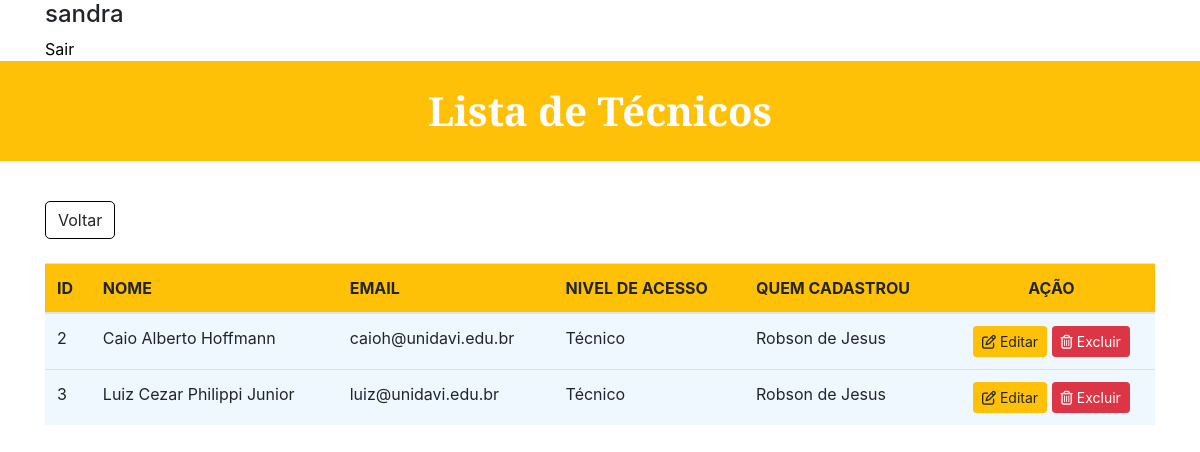
The app's page /Chamado/listar_tecnico.php (signed in) with its own data.
### tables this page shows
CREATE TABLE tb_tecnico (
  id_tec int(11) NOT NULL,
  nome_tec varchar(75) NOT NULL,
  email varchar(75) NOT NULL,
  nivel varchar(1) NOT NULL,
  quem_cadastrou varchar(50) NOT NULL
);

### Chamado/listar_tecnico.php (the view, shortened to what this page needs)
<!DOCTYPE html>
<html>
<head>
	<link rel="stylesheet" href="https://stackpath.bootstrapcdn.com/bootstrap/4.4.1/css/bootstrap.min.css">
</head>
<body>
	<div class="container">
		<h4><?php echo $_SESSION['login'];?></h4>
		<a style="color: black;" id="formLogin" href="logout.php">Sair</a>
	</div>
	<h1 id="formTitulo">Lista de Técnicos</h1>
	<div class="container" style="margin-top: 40px">
		<div style="text-align: left;">
		 		<a href="menu.php" role="button" class="btn" style="border-radius: 1px; border-color: black; border-radius: 5px;">Voltar</a>
		 	</div>
		<br>
		<table class="table">
		  <thead style="background-color: #ffc107;">
		    <tr>
		      <th scope="col">ID</th>
		      <th scope="col">NOME</th>
		      <th scope="col">EMAIL</th>
		      <th scope="col">NIVEL DE ACESSO</th>
		      <th scope="col">QUEM CADASTROU</th>
		      <th scope="col"><center>AÇÃO</center></th>
		    </tr>
		  </thead>
		  <tbody>
		    	<?php
		    		include 'conexao.php';
		    		$sql = "SELECT * FROM `tb_tecnico`";
		    		$busca = mysqli_query($conexao,$sql);
		    		while ($array = mysqli_fetch_array($busca)) {
		    			$id 			=	$array['id_tec'];
		    			$nome 			=	$array['nome_tec'];
		   				$email 			=	$array['email'];
		   				$nivel			= 	$array['nivel'];
		   				$responsavel	=	$array['quem_cadastrou'];
		    		?>
					<tr>
		      		<td style="background-color: #F0F8FF;"><?php echo $id 					?></td>
		      		<td style="background-color: #F0F8FF;"><?php echo $nome 		 		?></td>
		      		<td style="background-color: #F0F8FF;"><?php echo $email 				?></td>
		      		<td style="background-color: #F0F8FF;"><?php
			      		if ($nivel==2) {
			      				echo $label= "Técnico";
			      			}
			      	?></td>
		      		<td style="background-color: #F0F8FF;"><?php echo $responsavel			?></td>
		      		<td style="background-color: #F0F8FF;"><center>
		      			<a class="btn btn-warning btn-sm" href="editar_tecnico.php?id=<?php echo $id ?>" role="button"><i class="far fa-edit"></i>&nbsp;Editar</a>
		      			<a class="btn btn-danger btn-sm" style="color:#fff" href="_deletar_tecnico.php?id=<?php echo $id ?>" role="button"><i class="far fa-trash-alt"></i>&nbsp;Excluir</a>
		      		</center></td>
		      	<?php } ?>
		    </tr>
		  </tbody>
		</table>
	</div>
</body>
</html>

### Chamado/listar_tecnico.php (style rules this page uses)
#formTitulo { margin-top: 0px; background-color: #ffc107; color: #ffffff; align-items: center; justify-content: center; border-radius: 0px; font-weight: bold; font-family: 'Libre Baskerville', serif; height: 100px; display: flex; }

### records on screen
tb_tecnico: id_tec "2", nome_tec "Caio Alberto Hoffmann", email "caioh@unidavi.edu.br", quem_cadastrou "Robson de Jesus"
tb_tecnico: id_tec "3", nome_tec "Luiz Cezar Philippi Junior", email "luiz@unidavi.edu.br", quem_cadastrou "Robson de Jesus"

### other values on screen
$_SESSION['login'] "sandra"
